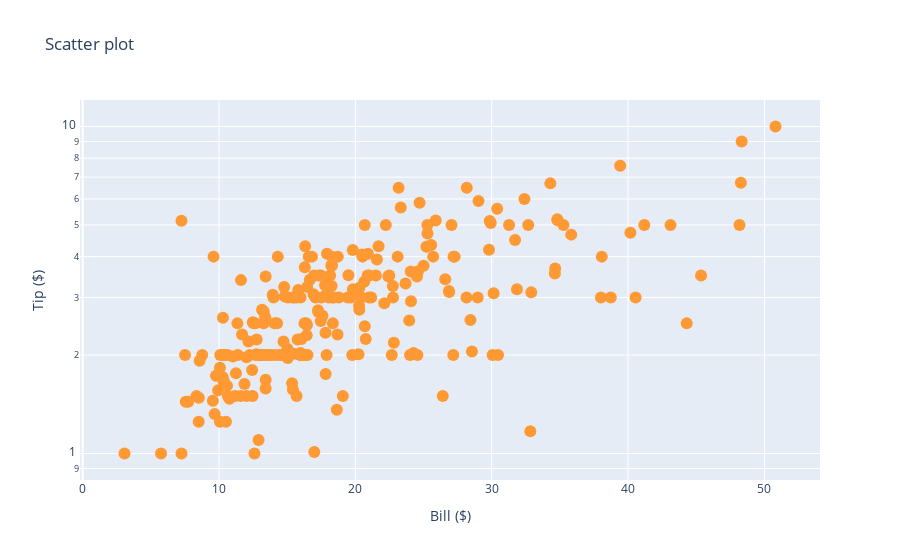

The code cell stored with this chart in its notebook:
### Code cell
dataset.iplot(kind='scatter', x='total_bill', y='tip', mode='markers',
             # log y axis
             layout=dict(xaxis=dict(title='Bill ($)'),
                         yaxis=dict(type='log',
                                    title='Tip ($)'),
                         title='Scatter plot'))

### Figure 1 — Plotly figure (JSON) as saved in the notebook; plotly's stock layout.template omitted (floating-point values rounded to 4 significant figures; data arrays with more than 128 entries replaced by an {"elided": "..."} marker saying what was removed)
{"data": [{"line": {"color": "rgba(255, 153, 51, 1.0)", "dash": "solid", "shape": "linear", "width": 1.3}, "marker": {"size": 12, "symbol": "circle"}, "mode": "markers", "name": "tip", "text": "", "type": "scatter", "x": {"elided": "244 float values"}, "y": {"elided": "244 float values"}}], "layout": {"title": {"text": "Scatter plot"}, "xaxis": {"title": {"text": "Bill ($)"}}, "yaxis": {"title": {"text": "Tip ($)"}, "type": "log"}}}
